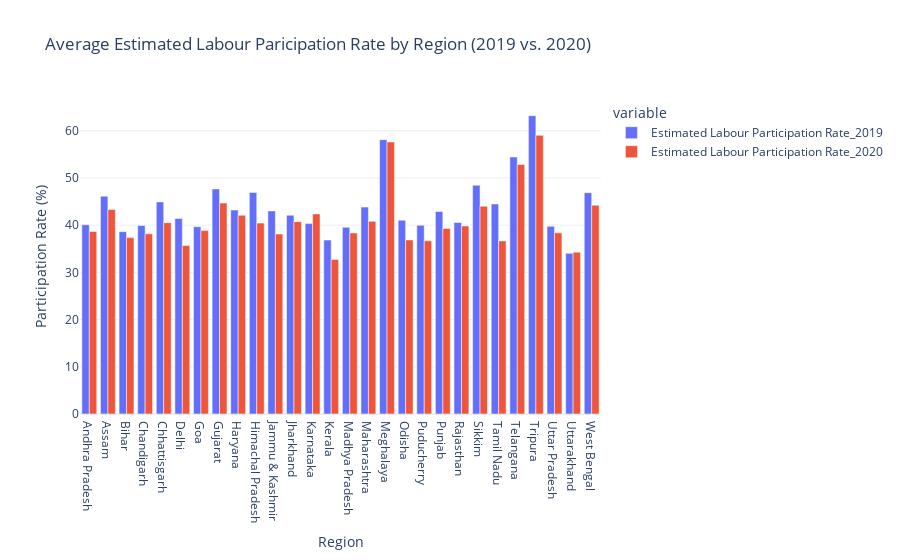

The code cell stored with this chart in its notebook:
### Code cell
data_2019 = data[data['Year'] == 2019]
data_2020 = data[data['Year'] == 2020]

avg_labpart_2019 = data_2019.groupby('Region')['Estimated Labour Participation Rate'].mean().reset_index()
avg_labpart_2020 = data_2020.groupby('Region')['Estimated Labour Participation Rate'].mean().reset_index()

combined_data = pd.merge(avg_labpart_2019, avg_labpart_2020, on = 'Region', suffixes = ('_2019', '_2020'))

figure = px.bar(combined_data, x = 'Region', y =[ 'Estimated Labour Participation Rate_2019', 'Estimated Labour Participation Rate_2020'],
             barmode = 'group', labels = {'value': 'Participation Rate (%)'},
             title = 'Average Estimated Labour Paricipation Rate by Region (2019 vs. 2020)')

figure.update_layout(
    xaxis_title = 'Region',
    yaxis_title = 'Participation Rate (%)',
    template = 'plotly_white'
)

figure.show()

### Figure 1 — Plotly figure (JSON) as saved in the notebook; plotly's stock layout.template omitted (floating-point values rounded to 4 significant figures)
{"data": [{"alignmentgroup": "True", "hovertemplate": "variable=Estimated Labour Participation Rate_2019<br>Region=%{x}<br>Participation Rate (%)=%{y}<extra></extra>", "legendgroup": "Estimated Labour Participation Rate_2019", "marker": {"color": "#636efa", "pattern": {"shape": ""}}, "name": "Estimated Labour Participation Rate_2019", "offsetgroup": "Estimated Labour Participation Rate_2019", "orientation": "v", "showlegend": true, "textposition": "auto", "type": "bar", "x": ["Andhra Pradesh", "Assam", "Bihar", "Chandigarh", "Chhattisgarh", "Delhi", "Goa", "Gujarat", "Haryana", "Himachal Pradesh", "Jammu & Kashmir", "Jharkhand", "Karnataka", "Kerala", "Madhya Pradesh", "Maharashtra", "Meghalaya", "Odisha", "Puducherry", "Punjab", "Rajasthan", "Sikkim", "Tamil Nadu", "Telangana", "Tripura", "Uttar Pradesh", "Uttarakhand", "West Bengal"], "xaxis": "x", "y": [40.09, 46.14, 38.62, 39.92, 44.91, 41.44, 39.69, 47.68, 43.21, 46.95, 43.02, 42.11, 40.33, 36.85, 39.54, 43.82, 58.12, 41.03, 39.97, 42.91, 40.57, 48.46, 44.49, 54.44, 63.19, 39.75, 34.04, 46.89], "yaxis": "y"}, {"alignmentgroup": "True", "hovertemplate": "variable=Estimated Labour Participation Rate_2020<br>Region=%{x}<br>Participation Rate (%)=%{y}<extra></extra>", "legendgroup": "Estimated Labour Participation Rate_2020", "marker": {"color": "#EF553B", "pattern": {"shape": ""}}, "name": "Estimated Labour Participation Rate_2020", "offsetgroup": "Estimated Labour Participation Rate_2020", "orientation": "v", "showlegend": true, "textposition": "auto", "type": "bar", "x": ["Andhra Pradesh", "Assam", "Bihar", "Chandigarh", "Chhattisgarh", "Delhi", "Goa", "Gujarat", "Haryana", "Himachal Pradesh", "Jammu & Kashmir", "Jharkhand", "Karnataka", "Kerala", "Madhya Pradesh", "Maharashtra", "Meghalaya", "Odisha", "Puducherry", "Punjab", "Rajasthan", "Sikkim", "Tamil Nadu", "Telangana", "Tripura", "Uttar Pradesh", "Uttarakhand", "West Bengal"], "xaxis": "x", "y": [38.66, 43.31, 37.37, 38.17, 40.53, 35.71, 38.86, 44.67, 42.11, 40.44, 38.14, 40.75, 42.38, 32.75, 38.35, 40.82, 57.61, 36.86, 36.67, 39.32, 39.82, 44.01, 36.66, 52.86, 59.02, 38.37, 34.28, 44.23], "yaxis": "y"}], "layout": {"barmode": "group", "legend": {"title": {"text": "variable"}, "tracegroupgap": 0}, "title": {"text": "Average Estimated Labour Paricipation Rate by Region (2019 vs. 2020)"}, "xaxis": {"anchor": "y", "domain": [0, 1], "title": {"text": "Region"}}, "yaxis": {"anchor": "x", "domain": [0, 1], "title": {"text": "Participation Rate (%)"}}}}
